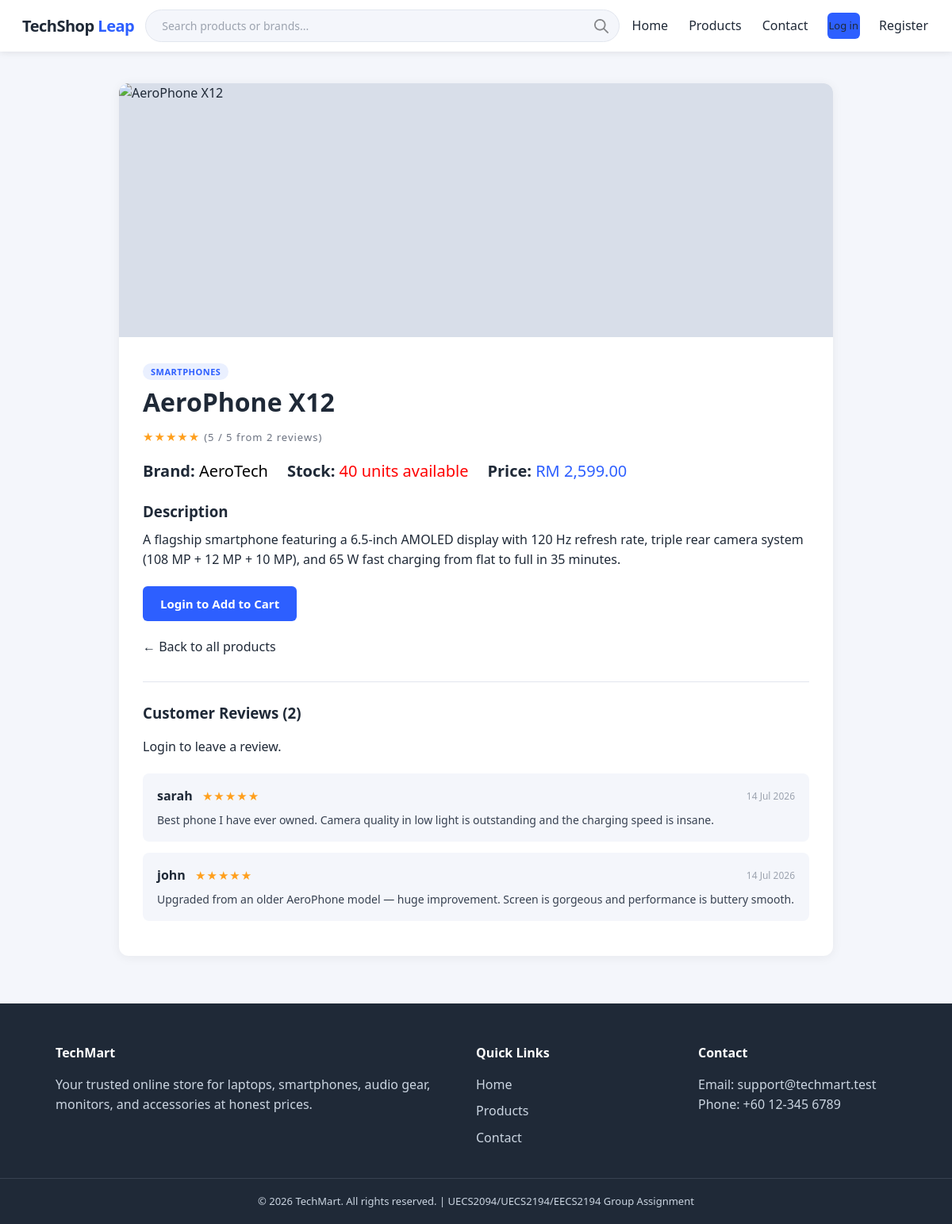
The app's page /product_details.php?id=5 with its own data.
### tables this page shows
CREATE TABLE products (
    product_id  INT           AUTO_INCREMENT PRIMARY KEY,
    name        VARCHAR(150)  NOT NULL,
    category    VARCHAR(50)   NOT NULL,
    description TEXT          NOT NULL,
    brand       VARCHAR(100)  NOT NULL,
    stock       INT           NOT NULL DEFAULT 0,
    price       DECIMAL(8,2)  NOT NULL,
    image_url   VARCHAR(255)  DEFAULT 'assets/images/default-product.png',
    created_at  TIMESTAMP     DEFAULT CURRENT_TIMESTAMP
);

CREATE TABLE reviews (
    review_id  INT     AUTO_INCREMENT PRIMARY KEY,
    product_id INT     NOT NULL,
    user_id    INT     NOT NULL,
    rating     TINYINT NOT NULL CHECK (rating BETWEEN 1 AND 5),
    comment    TEXT    NOT NULL,
    created_at TIMESTAMP DEFAULT CURRENT_TIMESTAMP,
    FOREIGN KEY (product_id) REFERENCES products(product_id) ON DELETE CASCADE,
    FOREIGN KEY (user_id)    REFERENCES users(user_id)       ON DELETE CASCADE
);

CREATE TABLE users (
    user_id     INT          AUTO_INCREMENT PRIMARY KEY,
    username    VARCHAR(50)  NOT NULL UNIQUE,
    email       VARCHAR(100) NOT NULL UNIQUE,
    password    VARCHAR(255) NOT NULL,
    role        ENUM('user','admin') NOT NULL DEFAULT 'user',
    profile_pic VARCHAR(255) DEFAULT NULL,
    created_at  TIMESTAMP    DEFAULT CURRENT_TIMESTAMP
);

### includes/auth.php (called while the page is built, shortened)
<?php
function isLoggedIn() {
    return isset($_SESSION['user_id']);
}
function clean($str) {
    return htmlspecialchars($str, ENT_QUOTES, 'UTF-8');
}

### product_details.php (the view, shortened to what this page needs)
<?php
require_once __DIR__ . '/includes/header.php';
$productId = isset($_GET['id']) ? (int) $_GET['id'] : 0;
$stmt = mysqli_prepare($conn, "SELECT * FROM products WHERE product_id = ?");
mysqli_stmt_bind_param($stmt, "i", $productId);
mysqli_stmt_execute($stmt);
$product = mysqli_fetch_assoc(mysqli_stmt_get_result($stmt));
$reviewErrors = [];
$inCart = false;
$reviewStmt = mysqli_prepare($conn, "
    SELECT r.*, u.username FROM reviews r
    JOIN users u ON r.user_id = u.user_id
    WHERE r.product_id = ?
    ORDER BY r.created_at DESC
");
mysqli_stmt_bind_param($reviewStmt, "i", $productId);
mysqli_stmt_execute($reviewStmt);
$reviewResult = mysqli_stmt_get_result($reviewStmt);
$reviewCount = mysqli_num_rows($reviewResult);
$avgStmt = mysqli_prepare($conn, "SELECT AVG(rating) as avg_rating FROM reviews WHERE product_id = ?");
mysqli_stmt_bind_param($avgStmt, "i", $productId);
mysqli_stmt_execute($avgStmt);
$avgRow = mysqli_fetch_assoc(mysqli_stmt_get_result($avgStmt));
$avgRating = $avgRow['avg_rating'] ? round($avgRow['avg_rating'], 1) : null;
?>
<div class="details-wrap">
    <img src="<?php echo clean($product['image_url']); ?>" alt="<?php echo clean($product['name']); ?>"
         onerror="this.src='assets/images/default-product.png'">
    <div class="details-body">
        <span class="product-category"><?php echo clean($product['category']); ?></span>
        <h1><?php echo clean($product['name']); ?></h1>
        <?php if ($avgRating): ?>
            <p class="review-rating" style="margin:6px 0;"><?php echo str_repeat('★', round($avgRating)) . str_repeat('☆', 5 - round($avgRating)); ?>
                <span style="color:#6b7280; font-size:13px;">(<?php echo $avgRating; ?> / 5 from <?php echo $reviewCount; ?> review<?php echo $reviewCount != 1 ? 's' : ''; ?>)</span>
            </p>
        <?php endif; ?>
        <div class="details-meta-row">
            <span><strong>Brand:</strong> <span style="color:black;"><?php echo clean($product['brand']); ?></span></span>
            <span><strong>Stock:</strong> <span style="color:red;"><?php echo (int) $product['stock']; ?> units available</span></span>
            <span><strong>Price:</strong> <span style="color:#2d5fff;">RM <?php echo number_format($product['price'], 2); ?></span></span>
        </div>
        <div class="desc">
            <h3>Description</h3>
            <p><?php echo nl2br(clean($product['description'])); ?></p>
        </div>
        <?php if (!isLoggedIn()): ?>
            <a href="login.php" class="btn">Login to Add to Cart</a>
        <?php elseif ($inCart): ?>
            <p style="color:#1d8348; font-weight:600; margin-bottom:12px;">✓ This item is in your cart.</p>
            <a href="cart.php" class="btn btn-secondary">View Cart</a>
        <?php endif; ?>
        <p style="margin-top:20px;"><a href="products.php">&larr; Back to all products</a></p>
        <div class="reviews-section">
            <h3>Customer Reviews (<?php echo $reviewCount; ?>)</h3>
            <?php if (isLoggedIn()): ?>
                <?php if (!empty($reviewErrors)): ?>
                    <div class="flash-message error" style="margin-bottom:16px;">
                        <?php foreach ($reviewErrors as $err) echo clean($err) . "<br>"; ?>
                    </div>
                <?php endif; ?>
                <form method="POST" action="product_details.php?id=<?php echo $productId; ?>" style="margin-bottom:24px;">
                    <div class="form-group">
                        <label>Your Rating</label>
                        <div class="star-select">
                            <?php for ($i = 5; $i >= 1; $i--): ?>
                                <input type="radio" id="star<?php echo $i; ?>" name="rating" value="<?php echo $i; ?>" required>
                                <label for="star<?php echo $i; ?>">★</label>
                            <?php endfor; ?>
                        </div>
                    </div>
                    <div class="form-group">
                        <label for="comment">Your Review</label>
                        <textarea id="comment" name="comment" rows="3" required placeholder="Share your experience with this product..."></textarea>
                    </div>
                    <button type="submit" name="submit_review" class="btn btn-small">Post Review</button>
                </form>
            <?php else: ?>
                <p style="margin-bottom:20px;"><a href="login.php">Login</a> to leave a review.</p>
            <?php endif; ?>
            <?php if ($reviewCount === 0): ?>
                <p class="empty-state" style="padding:20px;">No reviews yet. Be the first to review this product!</p>
            <?php else: ?>
                <?php while ($review = mysqli_fetch_assoc($reviewResult)): ?>
                    <div class="review-card">
                        <div class="review-card-top">
                            <div>
                                <span class="review-author"><?php echo clean($review['username']); ?></span>
                                <span class="review-rating"><?php echo str_repeat('★', $review['rating']) . str_repeat('☆', 5 - $review['rating']); ?></span>
                            </div>
                            <span class="review-date"><?php echo date("d M Y", strtotime($review['created_at'])); ?></span>
                        </div>
                        <p class="review-comment"><?php echo nl2br(clean($review['comment'])); ?></p>
                    </div>
                <?php endwhile; ?>
            <?php endif; ?>
        </div>
    </div>
</div>
<?php require_once __DIR__ . '/includes/footer.php'; ?>

### assets/css/base.css (style rules this page uses)
* { box-sizing: border-box; margin: 0; padding: 0; }
:root { --primary: #2d5fff; --primary-dark: #1a3fc4; --accent: #ff9f1c; --dark: #1f2937; --light-bg: #f4f6fb; --border: #e2e6ee; --white: #ffffff; --danger: #e5484d; --success: #2ecc71; }
body { font-family: 'Segoe UI', Arial, sans-serif; background: var(--light-bg); color: var(--dark); line-height: 1.6; }
a { text-decoration: none; color: inherit; }
img { max-width: 100%; display: block; }
.btn { display: inline-block; background: var(--primary); color: var(--white); padding: 10px 22px; border-radius: 6px; border: none; cursor: pointer; font-size: 15px; font-weight: 600; transition: background .2s ease; }

### assets/css/products.css (style rules this page uses)
.product-category { align-self: flex-start; background: #eaf0ff; color: var(--primary); font-size: 11px; font-weight: 700; padding: 3px 10px; border-radius: 20px; margin-bottom: 8px; text-transform: uppercase; letter-spacing: .5px; }

### assets/css/details.css (style rules this page uses)
.details-wrap { max-width: 900px; margin: 40px auto; background: var(--white); border-radius: 12px; overflow: hidden; box-shadow: 0 2px 14px rgba(0, 0, 0, 0.06); }
.details-wrap img { width: 100%; height: 320px; object-fit: cover; background: #d8dee9; }
.details-body { padding: 30px; }
.details-body h1 { margin-bottom: 6px; }
.details-meta-row { display: flex; gap: 24px; flex-wrap: wrap; margin: 16px 0; font-size: 20px; }
.details-body .desc { margin: 20px 0; }
.details-body .desc h3 { margin-bottom: 8px; }
.reviews-section { margin-top: 30px; border-top: 1px solid var(--border); padding-top: 24px; }
.reviews-section h3 { margin-bottom: 16px; }
.review-card { background: var(--light-bg); border-radius: 8px; padding: 16px 18px; margin-bottom: 14px; }
.review-card-top { display: flex; justify-content: space-between; align-items: center; margin-bottom: 6px; }
.review-author { font-weight: 600; margin-right: 8px; }
.review-rating { color: var(--accent); font-size: 15px; letter-spacing: 1px; }
.review-date { color: #9ca3af; font-size: 12px; }
.review-comment { font-size: 14px; color: #374151; }

### records on screen
products: category "SMARTPHONES", name "AeroPhone X12", brand "AeroTech", stock "40", price "2,599.00", description "A flagship smartphone featuring a 6.5-inch AMOLED display with 120 Hz refresh rate, triple rear camera system (108 MP + 12 MP + 10 MP), and 65 W fast charging from flat to full in 35 minutes."
reviews: user.username "sarah", rating "★★★★★", created_at "14 Jul 2026", comment "Best phone I have ever owned. Camera quality in low light is outstanding and the charging speed is insane."
reviews: user.username "john", rating "★★★★★", created_at "14 Jul 2026", comment "Upgraded from an older AeroPhone model — huge improvement. Screen is gorgeous and performance is buttery smooth."

### other values on screen
str_repeat('★', round($avgRating)) "★★★★★"
$avgRating "5"
$reviewCount "2"
